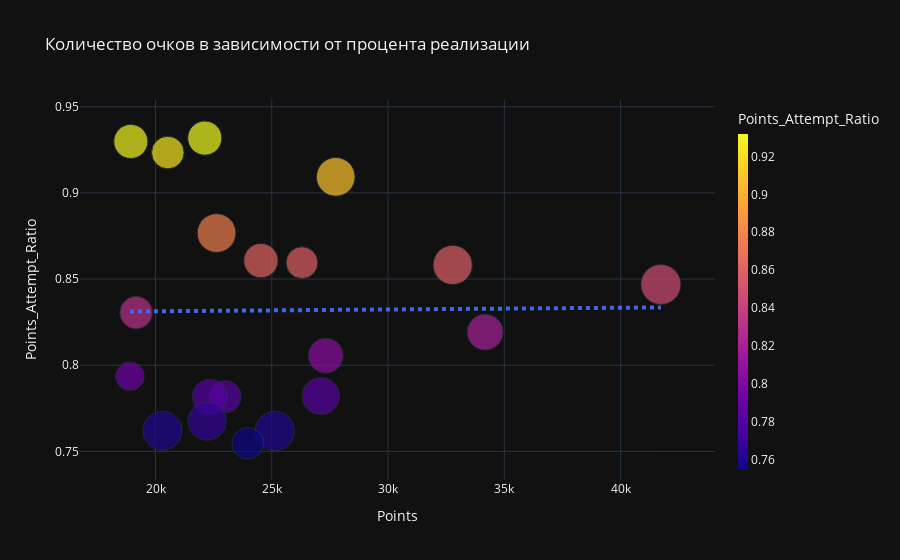

Source (notebook cell):
### Code cell
size=point_leaders['Games_Played']
test_5 = px.scatter(
    point_leaders, x='Points', y='Points_Attempt_Ratio',
    color='Points_Attempt_Ratio',
    color_discrete_sequence=px.colors.sequential.Rainbow,
    size=size, 
    hover_name='Player',
    title='Количество очков в зависимости от процента реализации',
    trendline='ols',
    template=temp
)
test_5.update_traces(marker=dict(
    sizeref=2*max(size)/(40**2), 
    sizemode='area', 
    sizemin=0,
))
test_5.update_layout(
    coloraxis_colorbar_thicknessmode='pixels',
    coloraxis_colorbar_thickness=10,
#     coloraxis_showscale=False
)
test_5.update_traces(
    line_dash='dot',
    line_width=4,
    line_color='royalblue')

test_5.show()

### Figure 1 — Plotly figure (JSON) as saved in the notebook; plotly's stock layout.template omitted (floating-point values rounded to 4 significant figures)
{"data": [{"hovertemplate": "<b>%{hovertext}</b><br><br>Points=%{x}<br>Points_Attempt_Ratio=%{marker.color}<br>Games_Played=%{marker.size}<extra></extra>", "hovertext": ["LeBron James", "Kobe Bryant", "Dirk Nowitzki", "Tim Duncan", "Carmelo Anthony", "Paul Pierce", "Kevin Durant", "Vince Carter", "Dwyane Wade", "James Harden", "Russell Westbrook", "Tony Parker", "Ray Allen", "Joe Johnson", "Kevin Garnett", "LaMarcus Aldridge", "Jason Terry", "Chris Paul", "Pau Gasol", "Stephen Curry"], "legendgroup": "", "line": {"color": "royalblue", "dash": "dot", "width": 4}, "marker": {"color": [0.8469, 0.8192, 0.8582, 0.9093, 0.8055, 0.7821, 0.8595, 0.7618, 0.8607, 0.7547, 0.7818, 0.8767, 0.7816, 0.7676, 0.9318, 0.9234, 0.762, 0.8305, 0.9298, 0.7935], "coloraxis": "coloraxis", "size": [1525, 1231, 1462, 1424, 1159, 1320, 961, 1476, 1118, 961, 982, 1424, 1198, 1388, 1111, 1012, 1445, 1020, 1108, 780], "sizemin": 0, "sizemode": "area", "sizeref": 1.906, "symbol": "circle"}, "mode": "markers", "name": "", "orientation": "v", "showlegend": false, "type": "scatter", "x": [41732, 34174, 32779, 27750, 27320, 27109, 26297, 25129, 24534, 23971, 22996, 22624, 22340, 22221, 22119, 20528, 20300, 19166, 18937, 18900], "xaxis": "x", "y": [0.8469, 0.8192, 0.8582, 0.9093, 0.8055, 0.7821, 0.8595, 0.7618, 0.8607, 0.7547, 0.7818, 0.8767, 0.7816, 0.7676, 0.9318, 0.9234, 0.762, 0.8305, 0.9298, 0.7935], "yaxis": "y"}, {"hovertemplate": "<b>OLS trendline</b><br>Points_Attempt_Ratio = 1.02099e-07 * Points + 0.829265<br>R<sup>2</sup>=0.000096<br><br>Points=%{x}<br>Points_Attempt_Ratio=%{y} <b>(trend)</b><extra></extra>", "legendgroup": "", "line": {"color": "royalblue", "dash": "dot", "width": 4}, "marker": {"sizemin": 0, "sizemode": "area", "sizeref": 1.906, "symbol": "circle"}, "mode": "lines", "name": "", "showlegend": false, "type": "scatter", "x": [18900, 18937, 19166, 20300, 20528, 22119, 22221, 22340, 22624, 22996, 23971, 24534, 25129, 26297, 27109, 27320, 27750, 32779, 34174, 41732], "xaxis": "x", "y": [0.8312, 0.8312, 0.8312, 0.8313, 0.8314, 0.8315, 0.8315, 0.8315, 0.8316, 0.8316, 0.8317, 0.8318, 0.8318, 0.8319, 0.832, 0.8321, 0.8321, 0.8326, 0.8328, 0.8335], "yaxis": "y"}], "layout": {"coloraxis": {"colorbar": {"thickness": 10, "thicknessmode": "pixels", "title": {"text": "Points_Attempt_Ratio"}}, "colorscale": [[0, "#0d0887"], [0.1111, "#46039f"], [0.2222, "#7201a8"], [0.3333, "#9c179e"], [0.4444, "#bd3786"], [0.5556, "#d8576b"], [0.6667, "#ed7953"], [0.7778, "#fb9f3a"], [0.8889, "#fdca26"], [1, "#f0f921"]]}, "legend": {"itemsizing": "constant", "tracegroupgap": 0}, "title": {"text": "Количество очков в зависимости от процента реализации"}, "xaxis": {"anchor": "y", "domain": [0, 1], "title": {"text": "Points"}}, "yaxis": {"anchor": "x", "domain": [0, 1], "title": {"text": "Points_Attempt_Ratio"}}}}
